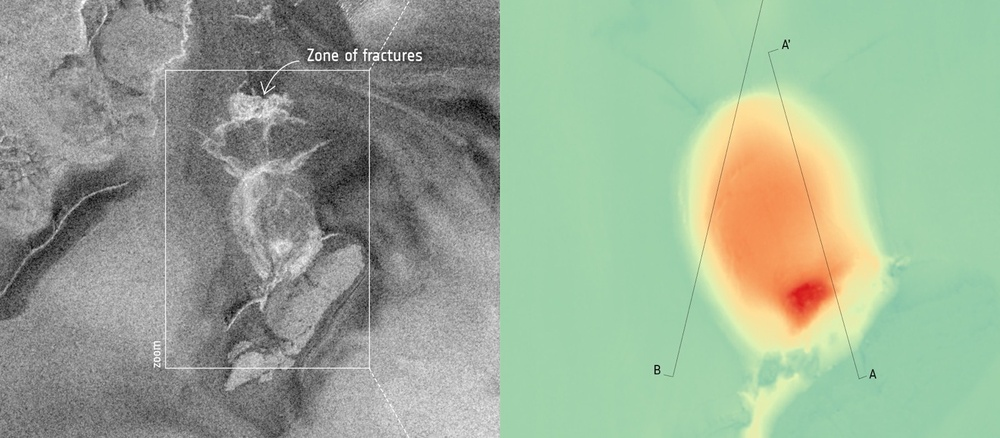
#> input picture assets/sar_real.jpg, 1000 x 438 px, shrunk from 1600 x 700 before the run; its folder holds only this picture in this run
$ python -i preprocess_clahe.py   (imports and definitions only)
#> lines starting #> are read from the running program, lines starting #| are printed output that depends on the picture
"""
CLAHE contrast enhancement for ClearSAR quicklooks.

SAR quicklooks have low local contrast, so thin RFI stripes blend into the
speckle background. Contrast-Limited Adaptive Histogram Equalisation on the
LAB luminance channel sharpens those stripes locally without blowing out the
global background (clipLimit=3.0, tileGridSize=(8,8) matched the final recipe).
Run from the repo root; outputs mirror the input layout under data/yolo_clahe/.
"""
import cv2
import os
from pathlib import Path
from tqdm import tqdm


def apply_clahe(img_path, out_path):
    """Apply CLAHE to the L (luminance) channel of one image and save it."""
#> called with img_path = '../assets/sar_real.jpg', out_path = 'out.png'
    img = cv2.imread(str(img_path))
#> img is the input picture: shape (438, 1000, 3); mean B, G, R 149.1, 170.7, 154.1
    if img is None:
        return
    # Work in LAB so contrast is boosted on luminance only, leaving chroma intact.
    lab = cv2.cvtColor(img, cv2.COLOR_BGR2LAB)
#> lab: shape (438, 1000, 3); mean of channels 0, 1, 2 173.5, 118.9, 137.3
    l, a, b = cv2.split(lab)
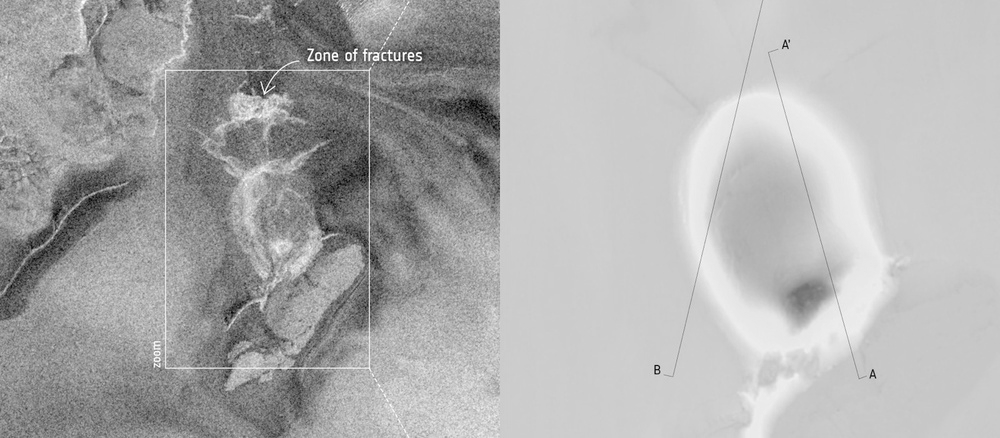
#> l: shape (438, 1000); min 0, max 255, mean 173.5
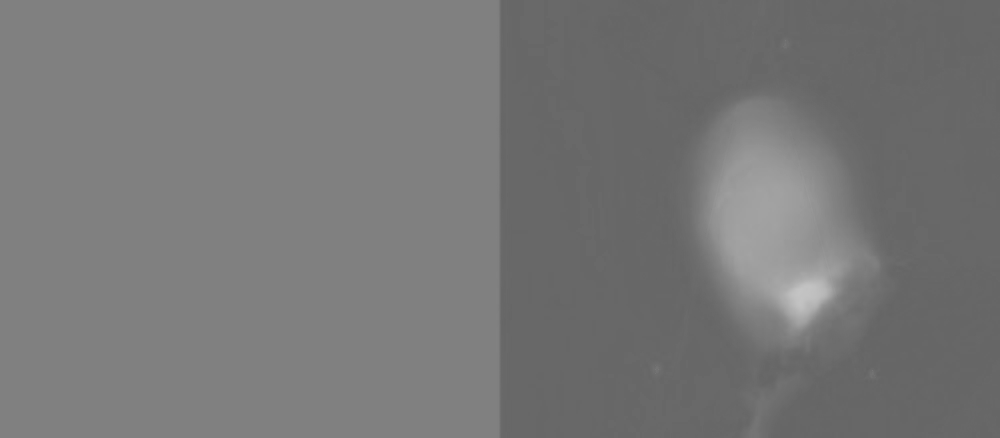
#> a: shape (438, 1000); min 100, max 197, mean 118.9
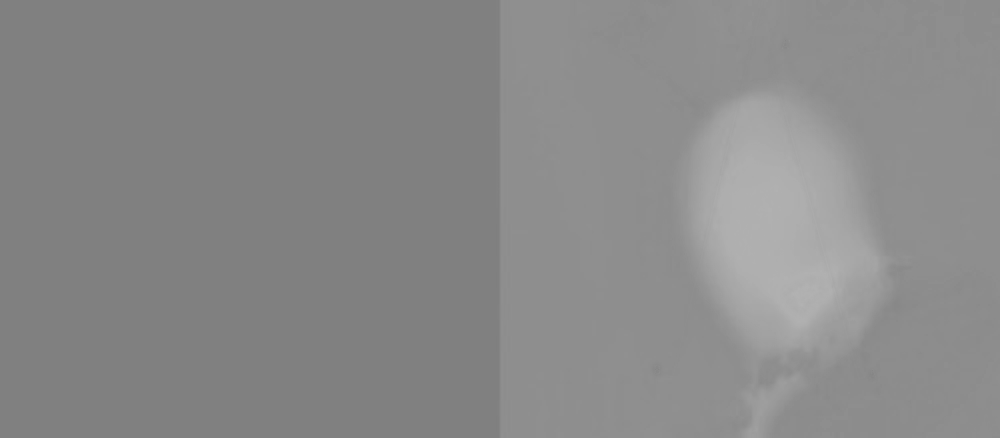
#> b: shape (438, 1000); min 127, max 178, mean 137.3
    clahe = cv2.createCLAHE(clipLimit=3.0, tileGridSize=(8, 8))
    cl = clahe.apply(l)
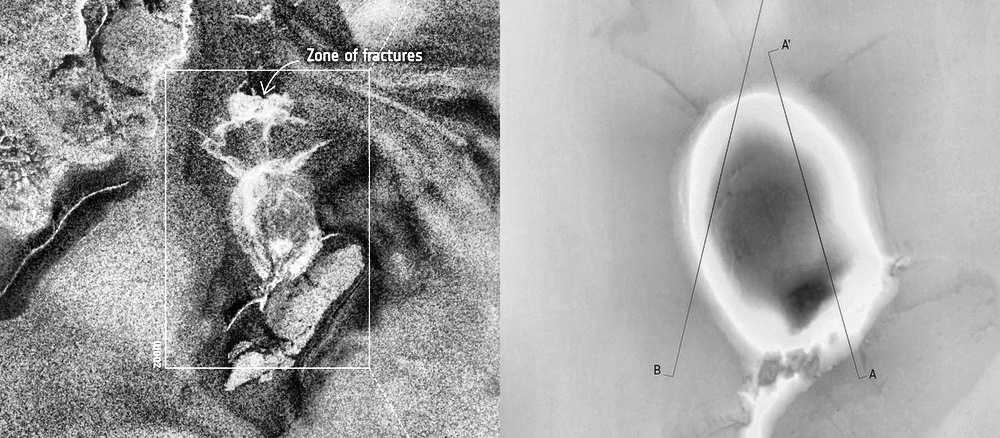
#> cl: shape (438, 1000); min 0, max 255, mean 159.8
    limg = cv2.merge((cl, a, b))
#> limg: shape (438, 1000, 3); mean of channels 0, 1, 2 159.8, 118.9, 137.3
    final = cv2.cvtColor(limg, cv2.COLOR_LAB2BGR)
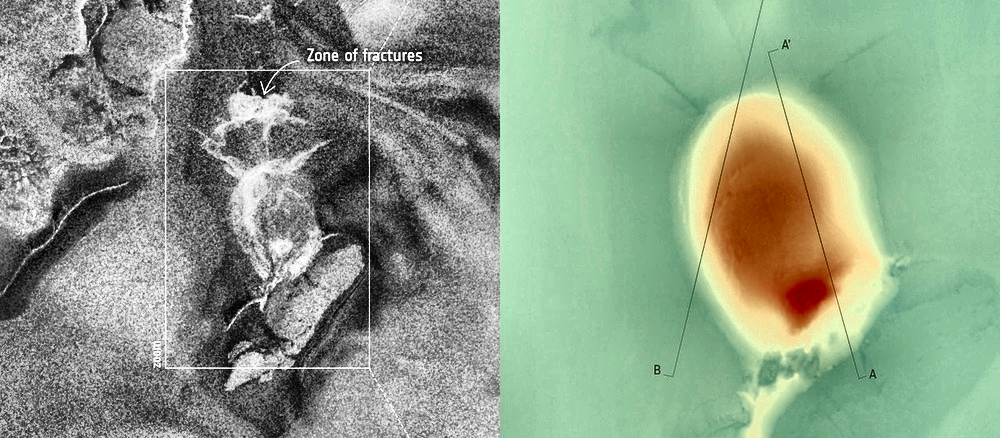
#> final: shape (438, 1000, 3); mean B, G, R 136.3, 157.7, 140.6
    os.makedirs(os.path.dirname(out_path), exist_ok=True)
    cv2.imwrite(str(out_path), final)

def main():
    # Paths
    base_data = Path("data/yolo")
    test_data = Path("data/ClearSAR/data/images/test")
    out_base = Path("data/yolo_clahe")

    print("Starting CLAHE Preprocessing...")

    # Process Folds 0-4 (Train/Val)
    all_images = list(base_data.glob("fold*/images/*/*.png"))
    # Process Test set
    test_images = list(test_data.glob("*.png"))

    total_images = all_images + test_images
    print(f"Total images to process: {len(total_images)}")

    for img_path in tqdm(total_images):
        if "test" in str(img_path):
            rel_path = "test/" + img_path.name
        else:
            # data/yolo/foldN/images/val/xxx.png -> foldN/images/val/xxx.png
            rel_path = str(img_path.relative_to(base_data))

        out_path = out_base / rel_path
        if out_path.exists():
            continue
        apply_clahe(img_path, out_path)

# [2 lines not run here, left out]

>>> result = apply_clahe('../assets/sar_real.jpg', 'out.png')
